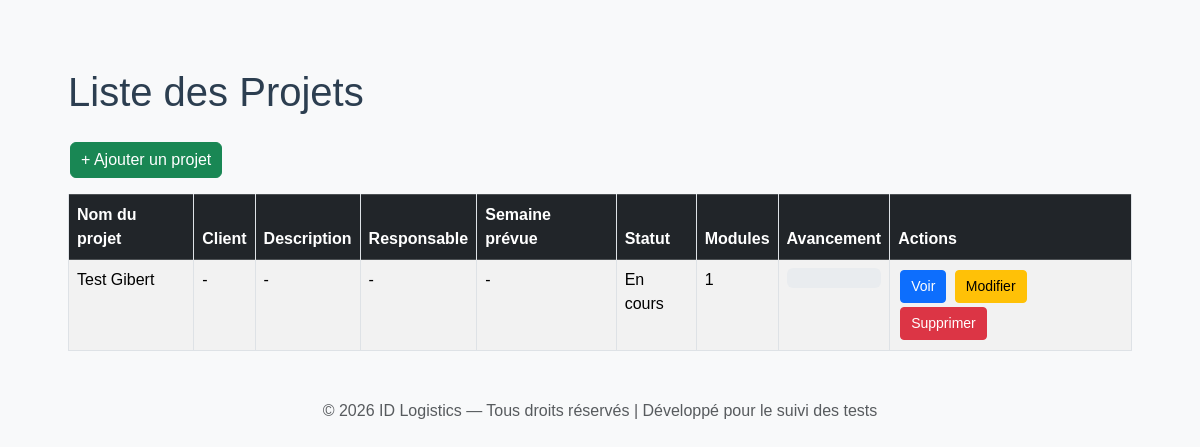
The app's page /, older data.
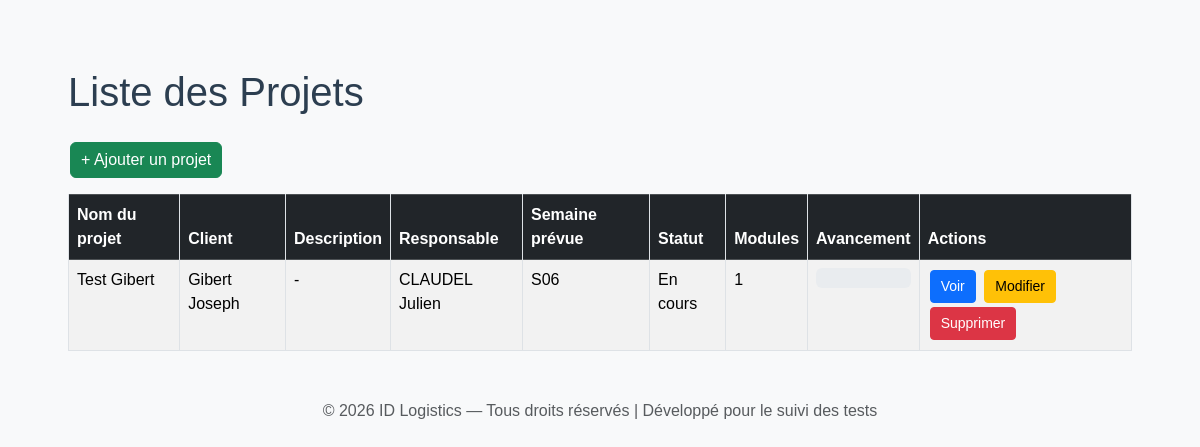
The same page, newer data.
### app.py (models this page shows)
class Projet(db.Model):
    id = db.Column(db.Integer, primary_key=True)
    nom = db.Column(db.String(150), nullable=False)
    client = db.Column(db.String(150))
    description = db.Column(db.Text)
    responsable = db.Column(db.String(150))
    semaine_prevue = db.Column(db.String(10))
    statut = db.Column(db.String(50), default="En cours")
    date_creation = db.Column(db.DateTime, default=datetime.utcnow)
    date_modification = db.Column(db.DateTime, default=datetime.utcnow, onupdate=datetime.utcnow)
    modules = db.relationship("Module", backref="projet", cascade="all, delete-orphan")
    def pourcentage_global(self):
        total_tests = sum(len(m.tests) for m in self.modules)
        total_valide = sum(len([t for t in m.tests if t.statut == "Validé"]) for m in self.modules)
        return int((total_valide / total_tests) * 100) if total_tests else 0

### app.py (the view)
@app.route("/")
def index():
    projets = Projet.query.all()
    return render_template("index.html", projets=projets)

### app.py (called while the page is built)
@app.context_processor
def inject_now():
    return {
        'now': datetime.now,
        'datetime': datetime
    }

### templates/index.html (shortened to what this page needs)
{% extends "base.html" %}
{% block content %}
<div class="container mt-4">
    <h1 class="mb-4">Liste des Projets</h1>
    <a href="{{ url_for('ajouter_projet') }}" class="btn btn-success mb-3">+ Ajouter un projet</a>
    {% if projets %}
    <table class="table table-striped table-bordered">
        <thead class="table-dark">
            <tr>
                <th>Nom du projet</th>
                <th>Client</th>
                <th>Description</th>
                <th>Responsable</th>
                <th>Semaine prévue</th>
                <th>Statut</th>
                <th>Modules</th>
                <th>Avancement</th>
                <th>Actions</th>
            </tr>
        </thead>
        <tbody>
            {% for projet in projets %}
            <tr>
                <td>{{ projet.nom }}</td>
                <td>{{ projet.client or '-' }}</td>
                <td>{{ projet.description or '-' }}</td>
                <td>{{ projet.responsable or '-' }}</td>
                <td>{{ projet.semaine_prevue or '-' }}</td>
                <td>{{ projet.statut }}</td>
                <td>{{ projet.modules|length }}</td>
                <td>
                    <div class="progress" style="height:20px;">
                    </div>
                </td>
                <td>
                    <a class="btn btn-primary btn-sm" href="{{ url_for('projet', projet_id=projet.id) }}">Voir</a>
                    <a href="{{ url_for('modifier_projet', projet_id=projet.id) }}" class="btn btn-warning btn-sm">Modifier</a>
                    <form method="POST" action="{{ url_for('supprimer_projet', projet_id=projet.id) }}" style="display:inline;" onsubmit="return confirm('Voulez-vous vraiment supprimer ce projet ?');">
                        <button type="submit" class="btn btn-danger btn-sm">Supprimer</button>
                    </form>
                </td>
            </tr>
            {% endfor %}
        </tbody>
    </table>
    {% else %}
    <p class="text-muted">Aucun projet pour le moment. Cliquez sur "Ajouter un projet" pour commencer.</p>
    {% endif %}
</div>
<footer class="text-center mt-5 mb-3 text-muted">
    &copy; {{ now().year }} ID Logistics — Tous droits réservés | Développé pour le suivi des tests
</footer>
{% endblock %}

Row changes from the older to the newer data that the page shows:
changed Projet "Test Gibert": client "-" → "Gibert Joseph"; responsable "-" → "CLAUDEL Julien"; semaine_prevue "-" → "S06"
